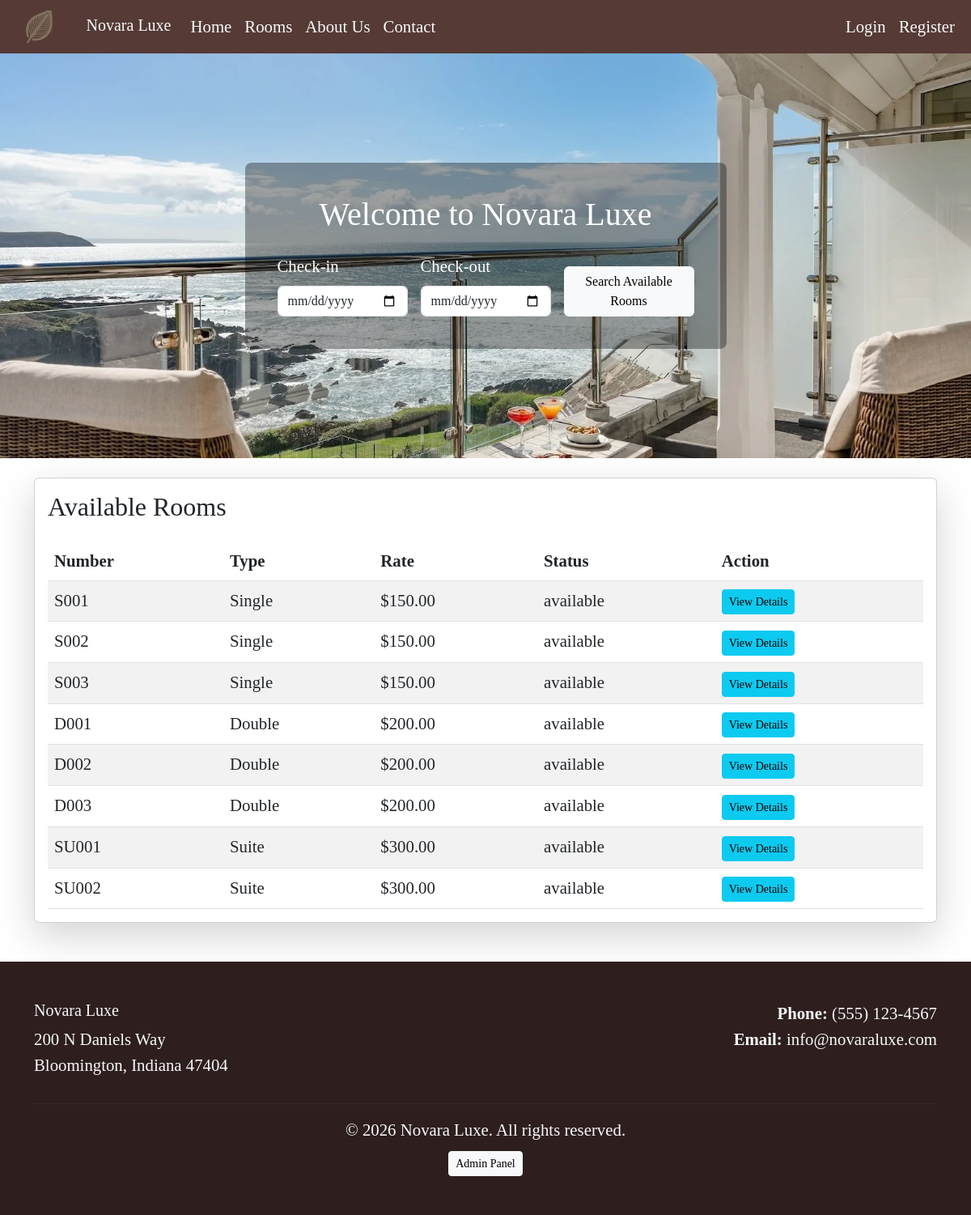
The page / on the database its author committed.
### backend.py (models this page shows)
class Room(db.Model):
    room_id = db.Column(db.Integer, primary_key=True)
    room_number = db.Column(db.String(10), unique=True, nullable=False)
    room_type = db.Column(db.String(30), nullable=False)
    rate = db.Column(db.Numeric(10,2), nullable=False)
    status = db.Column(db.String(20), default='available')

### backend.py (the view)
@app.route('/')
def index():
    rooms = Room.query.all()
    return render_template('index.html', rooms=rooms)

### templates/index.html
{% extends "base.html" %}
{% block content %}
<div class="hero-section" style="background-image: url('{{ url_for('static', filename='images/balcony.webp') }}'); background-size: cover; background-position: center; height: 500px; position: relative;">
  <div class="d-flex align-items-center justify-content-center h-100">
    <div class="search-container" style="background: rgba(0,0,0,0.35); padding: 40px; border-radius: 8px;">
      <h1 class="text-white mb-4 text-center">Welcome to Novara Luxe</h1>
      <form class="row g-3" action="{{ url_for('rooms') }}" method="get">
        <div class="col-md-4">
          <label for="check_in" class="form-label text-white">Check-in</label>
          <input type="date" class="form-control bg-white text-dark" id="check_in" name="check_in" required>
        </div>
        <div class="col-md-4">
          <label for="check_out" class="form-label text-white">Check-out</label>
          <input type="date" class="form-control bg-white text-dark" id="check_out" name="check_out" required>
        </div>
        <div class="col-md-4 d-flex align-items-end">
          <button type="submit" class="btn btn-light w-100">Search Available Rooms</button>
        </div>
      </form>
    </div>
  </div>
</div>
<div class="container mt-4">
  <div class="card shadow-lg">
    <div class="card-body">
      <h2 class="card-title mb-4">Available Rooms</h2>
      <table class="table table-striped mb-0">
        <thead>
          <tr>
            <th>Number</th>
            <th>Type</th>
            <th>Rate</th>
            <th>Status</th>
            <th>Action</th>
          </tr>
        </thead>
        <tbody>
          {% for room in rooms %}
          <tr>
            <td>{{ room.room_number }}</td>
            <td>{{ room.room_type }}</td>
            <td>${{ room.rate }}</td>
            <td>{{ room.status }}</td>
            <td>
              <a href="{{ url_for('room_details', room_id=room.room_id) }}" class="btn btn-sm btn-info">View Details</a>
            </td>
          </tr>
          {% endfor %}
        </tbody>
      </table>
    </div>
  </div>
</div>
{% endblock %}

### templates/base.html (shortened to what this page needs)
<!doctype html>
<html lang="en">
<head>
  <link href="https://cdn.jsdelivr.net/npm/bootstrap@5.3.0/dist/css/bootstrap.min.css" rel="stylesheet">
  <link rel="stylesheet" href="{{ url_for('static', filename='css/style.css') }}">
</head>
<body class="pt-0">
  <nav class="navbar navbar-expand-lg">
    <div class="container-fluid">
       <div class="border-right">
        <img src="{{ url_for('static', filename='images/icon.png') }}" alt="Novara Luxe Logo" class="navbar-brand" style="height: 50px;">
        <a class="navbar-brand" href="#">Novara Luxe</a>
       </div>
      <div class="collapse navbar-collapse" id="navbarNav">
        <ul class="navbar-nav me-auto">
          <li class="nav-item">
            <a class="nav-link" href="{{ url_for('index') }}">Home</a>
          </li>
          <li class="nav-item">
            <a class="nav-link" href="{{ url_for('rooms') }}">Rooms</a>
          </li>
          <li class="nav-item">
            <a class="nav-link" href="{{ url_for('about') }}">About Us</a>
          </li>
          <li class="nav-item">
            <a class="nav-link" href="{{ url_for('contact') }}">Contact</a>
          </li>
        </ul>
        <ul class="navbar-nav">
          {% if current_user.is_authenticated %}
          <li class="nav-item">
            <a class="nav-link" href="{{ url_for('dashboard') }}">My Reservations</a>
          </li>
          <li class="nav-item">
            <a class="nav-link" href="{{ url_for('logout') }}">Logout</a>
          </li>
          {% else %}
          <li class="nav-item">
            <a class="nav-link" href="{{ url_for('login') }}">Login</a>
          </li>
          <li class="nav-item">
            <a class="nav-link" href="{{ url_for('register') }}">Register</a>
          </li>
          {% endif %}
        </ul>
      </div>
    </div>
  </nav>
{% block content %}{% endblock %}
<footer class="mt-5 py-5" style="background-color: #2e1e1e; color: #f8f9fa;">
  <div class="container">
    <div class="row">
      <div class="col-md-8">
        <h5>Novara Luxe</h5>
        <p>
          200 N Daniels Way<br>
          Bloomington, Indiana 47404
        </p>
      </div>
      <div class="col-md-4 text-md-end">
        <p>
          <strong>Phone:</strong> <a href="tel:+15551234567" style="color: #f8f9fa; text-decoration: none;">(555) 123-4567</a><br>
          <strong>Email:</strong> <a href="mailto:info@novaraluxe.com" style="color: #f8f9fa; text-decoration: none;">info@novaraluxe.com</a>
        </p>
      </div>
    </div>
    <hr style="border-color: rgba(248, 249, 250, 0.2);">
    <div class="text-center">
      <p class="mb-2">&copy; 2026 Novara Luxe. All rights reserved.</p>
      <a href="{{ url_for('admin_rooms') }}" class="btn btn-light btn-sm">Admin Panel</a>
    </div>
  </div>
</footer>
</body>
</html>

### static/css/style.css (style rules this page uses)
body { padding-top: 20px; font-size: 1.3rem; background-color: '#F0EAD6'; }
.navbar { background-color: #553a35; }
.navbar .navbar-brand, .navbar .nav-link { color: #f8f9fa; }
* { font-family: "Bodoni 72", "Didot", "Baskerville", "Garamond", "Times New Roman", serif; }

### rows shown on the page
Room: room_number "S001", room_type "Single", rate "150.00", status "available"
Room: room_number "S002", room_type "Single", rate "150.00", status "available"
Room: room_number "S003", room_type "Single", rate "150.00", status "available"
Room: room_number "D001", room_type "Double", rate "200.00", status "available"
Room: room_number "D002", room_type "Double", rate "200.00", status "available"
Room: room_number "D003", room_type "Double", rate "200.00", status "available"
Room: room_number "SU001", room_type "Suite", rate "300.00", status "available"
Room: room_number "SU002", room_type "Suite", rate "300.00", status "available"
